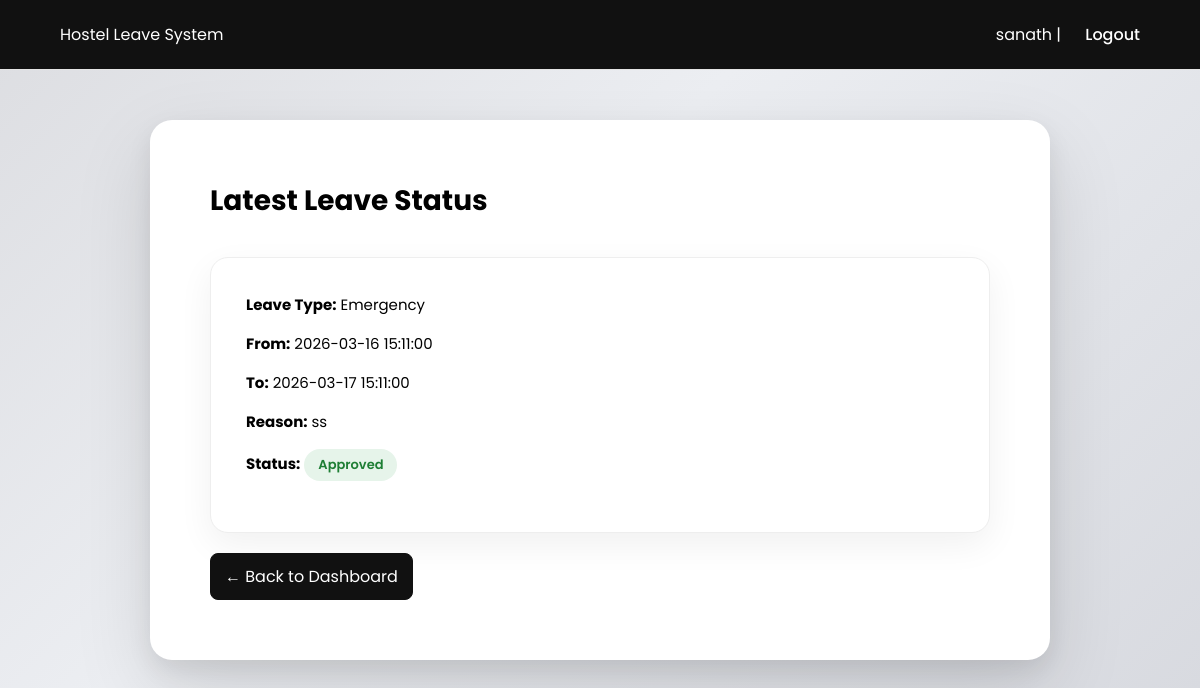
Page /student/leave_status.php (signed in) on the earlier database version.
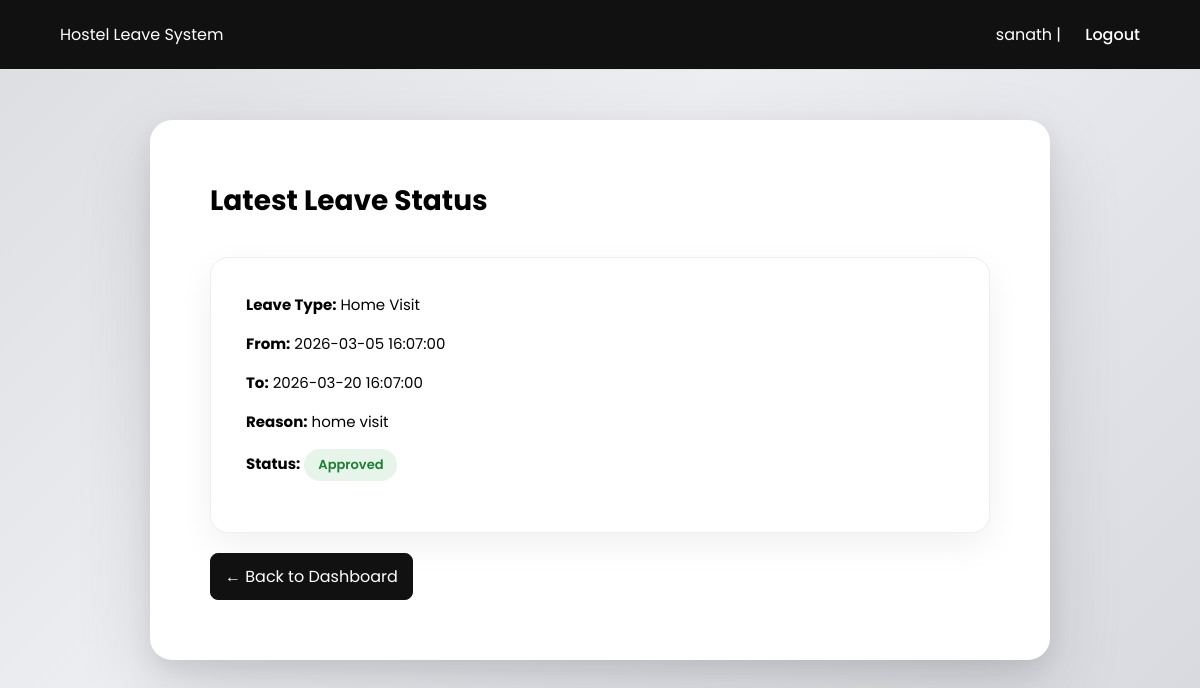
Same page on the later database version.
### tables this page shows
CREATE TABLE `hostel_leaves` (
  `id` int(11) NOT NULL,
  `student_id` int(11) NOT NULL,
  `leave_type_id` int(11) NOT NULL,
  `from_datetime` datetime NOT NULL,
  `to_datetime` datetime NOT NULL,
  `reason` text NOT NULL,
  `status` enum('Pending','Approved','Rejected') DEFAULT 'Pending',
  `applied_at` timestamp NOT NULL DEFAULT current_timestamp(),
  `returned_at` datetime DEFAULT NULL
);

CREATE TABLE `leave_types` (
  `id` int(11) NOT NULL,
  `type_name` varchar(50) NOT NULL
);

### student/leave_status.php (the view, shortened to what this page needs)
<?php
include("../config/db.php");
$student_id = $_SESSION["user_id"];
$stmt = $conn->prepare("
SELECT hostel_leaves.*, leave_types.type_name
FROM hostel_leaves
JOIN leave_types
    ON hostel_leaves.leave_type_id = leave_types.id
WHERE hostel_leaves.student_id = ?
ORDER BY hostel_leaves.applied_at DESC
LIMIT 1
");
$stmt->bind_param("i", $student_id);
$stmt->execute();
$result = $stmt->get_result();
?>
<!DOCTYPE html>
<html>
<head>
</head>
<body>
<div class="topbar">
<div>Hostel Leave System</div>
<div>
<?php echo $_SESSION["username"]; ?> |
<a href="../auth/logout.php">Logout</a>
</div>
</div>
<div class="dashboard">
<h2>Latest Leave Status</h2>
<?php if ($result->num_rows == 0): ?>
<div class="empty-box">
No leave applications found.
</div>
<?php else:
$row = $result->fetch_assoc();
$status = strtolower($row["status"]);
?>
<div class="status-card">
<div class="status-row">
<strong>Leave Type:</strong>
<?php echo htmlspecialchars($row["type_name"]); ?>
</div>
<div class="status-row">
<strong>From:</strong>
<?php echo htmlspecialchars($row["from_datetime"]); ?>
</div>
<div class="status-row">
<strong>To:</strong>
<?php echo htmlspecialchars($row["to_datetime"]); ?>
</div>
<div class="status-row">
<strong>Reason:</strong>
<?php echo htmlspecialchars($row["reason"]); ?>
</div>
<div class="status-row">
<strong>Status:</strong>
<span class="badge <?php echo $status; ?>">
<?php echo htmlspecialchars($row["status"]); ?>
</span>
</div>
</div>
<?php endif; ?>
<a href="dashboard.php" class="back-btn">← Back to Dashboard</a>
</div>
</body>
</html>

Differences in the rows shown:
removed hostel_leaves: leave_type.type_name "Emergency", from_datetime "2026-03-16 15:11:00", to_datetime "2026-03-17 15:11:00", reason "ss", status "Approved"
now on this page (row edited): hostel_leaves: leave_type.type_name "Home Visit", from_datetime "2026-03-05 16:07:00", to_datetime "2026-03-20 16:07:00", reason "home visit", status "Approved"
